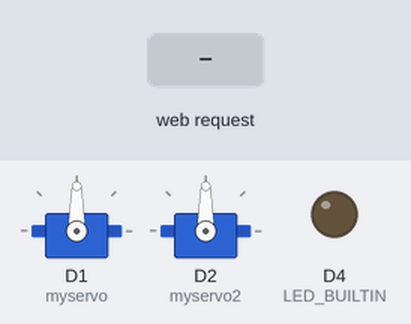
The sketch below on a simulated ESP8266 (NodeMCU). On the bench: 2 × servo, output pins drawn as LEDs (lit = HIGH, except the on-board LED, lit = LOW). The test bench sets the inputs (shaded band). WiFi joins after 1.5 s; servers stay silent unless stated; what the sketch prints to the serial monitor is not drawn.

Above: at 3.7 s.
3.8 s: HTTP request GET /5/on received
At 4.5 s:
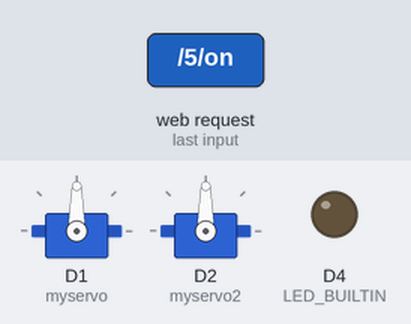
5.4 s: HTTP request GET /5/off received
At 6.7 s:
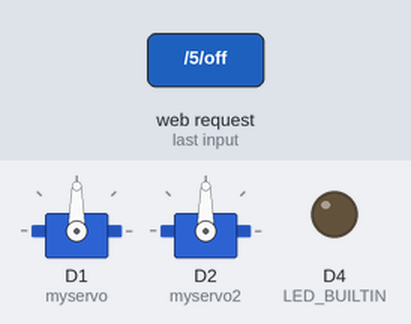
7.0 s: HTTP request GET /4/on received
At 8.2 s:
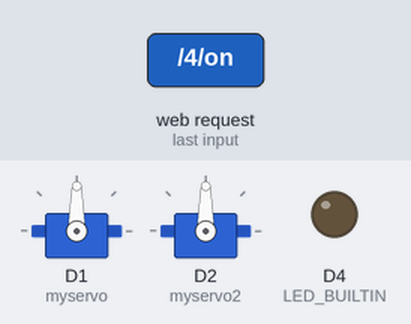
8.6 s: HTTP request GET /4/off received
At 9.4 s:
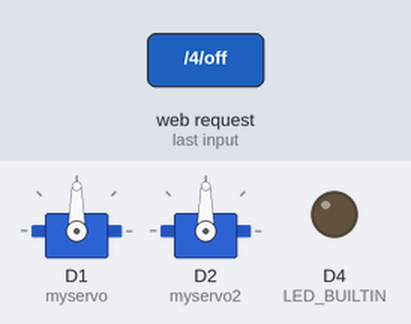
Timing chart, 0 to 11.2 s (numbered marks = the images above; inputs shaded):
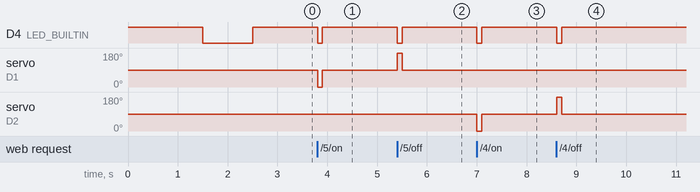

Measured:
- after the input at 3.8 s, D4 (LED_BUILTIN): HIGH → LOW at once, → HIGH 0.10 s later; servo on D1 (myservo): 90° → 0° at once, → 90° 0.10 s later
- after the input at 5.4 s, D4 (LED_BUILTIN): HIGH → LOW at once, → HIGH 0.10 s later; servo on D1 (myservo): 90° → 180° at once, → 90° 0.10 s later
- after the input at 7.0 s, D4 (LED_BUILTIN): HIGH → LOW at once, → HIGH 0.10 s later; servo on D2 (myservo2): 90° → 0° at once, → 90° 0.10 s later
- after the input at 8.6 s, D4 (LED_BUILTIN): HIGH → LOW at once, → HIGH 0.10 s later; servo on D2 (myservo2): 90° → 180° at once, → 90° 0.10 s later

The sketch:

sketch_apr17a.ino
```cpp
#include <ESP8266WiFi.h>
#include <Servo.h>

Servo myservo,myservo2;

// 設定無線基地台SSID跟密碼
const char* ssid     = "SSID";     //改成您的SSID
const char* password = "PASSWORD";   //改成您的密碼

// 設定 web server port number 80
WiFiServer server(80);

// 儲存 HTTP request 的變數
String header;

// Auxiliar variables to store the current output state
String output5State = "off";
String output4State = "off";

void setup() {
  Serial.begin(115200);
  // 將輸出變數初始化
  myservo.attach(D1);
  myservo.write(90);
  myservo2.attach(D2);
  myservo2.write(90);
  pinMode(LED_BUILTIN, OUTPUT);
  digitalWrite(LED_BUILTIN, HIGH);

  // 使用SSID 跟 password 連線基地台
  Serial.print("Connecting to ");
  Serial.println(ssid);
  WiFi.begin(ssid, password);
  while (WiFi.status() != WL_CONNECTED) {
    delay(500);
    Serial.print(".");
  }
  // 使用COM Port 列出取得的IP address
  Serial.println("");
  Serial.println("WiFi connected.");
  Serial.println("IP address: ");
  Serial.println(WiFi.localIP());
  server.begin();
  digitalWrite(LED_BUILTIN, LOW);
  delay(1000);
  digitalWrite(LED_BUILTIN, HIGH);
}

void loop(){
  WiFiClient client = server.available();   // 等待 clients 連線

  if (client) {                             // 假使新的用戶端連線
    Serial.println("New Client.");          // 從序列 Port印出訊息內容
    String currentLine = "";                // 清空這行的內容
    while (client.connected()) {            // 當 client繼續連線持續執行迴圈
      if (client.available()) {             // 假使從 client 有讀到字元
        char c = client.read();             // 讀取這個字元
        Serial.write(c);                    // 印出這個字元在串列視窗
        header += c;
        if (c == '\n') {                    // 假使是換行符號

          // 假使目前的一行是空白且有兩個新行，就結束 client HTTP 的要求
          if (currentLine.length() == 0) {
            // HTTP 表頭開始時，會有回應碼 response code (如： HTTP/1.1 200 OK)
            client.println("HTTP/1.1 200 OK");
            client.println("Content-type:text/html");
            client.println("Connection: close");
            client.println();

            // 依情況調整馬達角度
            if (header.indexOf("GET /5/on") >= 0)
            {
              Serial.println("GPIO 5 on");
              output5State = "on";
              digitalWrite(LED_BUILTIN, LOW);
              myservo.write(0);
              delay(100);
              myservo.write(90);
              digitalWrite(LED_BUILTIN, HIGH);
            } else if (header.indexOf("GET /5/off") >= 0)
              {
                 Serial.println("GPIO 5 off");
                 output5State = "off";
                 digitalWrite(LED_BUILTIN, LOW);
                 myservo.write(180);
                 delay(100);
                 myservo.write(90);
                 digitalWrite(LED_BUILTIN, HIGH);
               } else if (header.indexOf("GET /4/on") >= 0)
                 {
                   Serial.println("GPIO 4 on");
                   output4State = "on";
                   digitalWrite(LED_BUILTIN, LOW);
                   myservo2.write(0);
                   delay(100);
                   myservo2.write(90);
                   digitalWrite(LED_BUILTIN, HIGH);
                 } else if (header.indexOf("GET /4/off") >= 0)
                   {
                     Serial.println("GPIO 4 off");
                     output4State = "off";
                     digitalWrite(LED_BUILTIN, LOW);
                     myservo2.write(180);
                     delay(100);
                     myservo2.write(90);
                     digitalWrite(LED_BUILTIN, HIGH);
                   }

            // 顯示 HTML 網頁
            client.println("<html>");
            client.println("<head>");
            client.println("<link rel=\"icon\" href=\"data:,\">");

            // 設定 on/off 按鈕的CSS
            client.println("<style>html { font-family: Helvetica; display: inline-block; margin: 0px auto; text-align: center;}");
            client.println(".button { background-color: #195B6A; border: none; color: white; padding: 16px 40px;");
            client.println("text-decoration: none; font-size: 30px; margin: 2px; cursor: pointer;}");
            client.println(".button2 {background-color: #77878A;}</style></head>");

            // 網頁表頭
            client.println("<body><h1>ESP8266 Web Server</html>");

            // 顯示按鈕1 按鈕的狀態是 ON/OFF
            client.println("<p>Light_Rear - State " + output5State + "</p>");

            // 按鈕假使狀態是 off, 就要顯示 ON
            if (output5State=="off") {
              client.println("<p><a href=\"/5/on\"><button class=\"button\">ON</button></a></p>");
            } else {
              client.println("<p><a href=\"/5/off\"><button class=\"button button2\">OFF</button></a></p>");
            }

            // 顯示現在按鈕2 按鈕的狀態是 ON/OFF
            client.println("<p>Light_Close " + output4State + "</p>");

            // 按鈕假使狀態是 off, 就要顯示 ON
            if (output4State=="off") {
              client.println("<p><a href=\"/4/on\"><button class=\"button\">ON</button/a></p>");
            } else {
              client.println("<p><a href=\"/4/off\"><button class=\"button button2\">OFF</button/a></p>");
            }
            client.println("</body></html>");

            // 使用空白行結束 HTTP回應
            client.println();

            break;
          } else {   // 假使有新的一行, 清除目前這一行
            currentLine = "";
          }
        } else if (c != '\r') {  // 讀取到的不是換行符號
          currentLine += c;      // 增加一個字元在本行最後
        }
      }
    }
    // 清除表頭變數
    header = "";
    // 關閉連線 connection
    client.stop();
    Serial.println("Client disconnected.");
    Serial.println("");
  }
}
```
